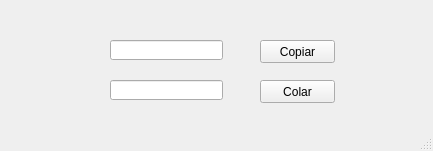
<?xml version="1.0" encoding="UTF-8"?>
<ui version="4.0">
 <class>MainWindow</class>
 <widget class="QMainWindow" name="MainWindow">
  <property name="geometry">
   <rect>
    <x>0</x>
    <y>0</y>
    <width>433</width>
    <height>151</height>
   </rect>
  </property>
  <property name="windowTitle">
   <string>MainWindow</string>
  </property>
  <widget class="QWidget" name="centralwidget">
   <widget class="QPushButton" name="pushButtonCopiar">
    <property name="geometry">
     <rect>
      <x>260</x>
      <y>40</y>
      <width>75</width>
      <height>23</height>
     </rect>
    </property>
    <property name="text">
     <string>Copiar</string>
    </property>
   </widget>
   <widget class="QPushButton" name="pushButtonColar">
    <property name="geometry">
     <rect>
      <x>260</x>
      <y>80</y>
      <width>75</width>
      <height>23</height>
     </rect>
    </property>
    <property name="text">
     <string>Colar</string>
    </property>
   </widget>
   <widget class="QLineEdit" name="lineEditInserir">
    <property name="geometry">
     <rect>
      <x>110</x>
      <y>40</y>
      <width>113</width>
      <height>20</height>
     </rect>
    </property>
   </widget>
   <widget class="QLineEdit" name="lineEditColar">
    <property name="geometry">
     <rect>
      <x>110</x>
      <y>80</y>
      <width>113</width>
      <height>20</height>
     </rect>
    </property>
   </widget>
  </widget>
  <widget class="QStatusBar" name="statusbar"/>
 </widget>
 <resources/>
 <connections>
  <connection>
   <sender>pushButtonCopiar</sender>
   <signal>pressed()</signal>
   <receiver>lineEditInserir</receiver>
   <slot>selectAll()</slot>
   <hints>
    <hint type="sourcelabel">
     <x>283</x>
     <y>51</y>
    </hint>
    <hint type="destinationlabel">
     <x>204</x>
     <y>50</y>
    </hint>
   </hints>
  </connection>
  <connection>
   <sender>pushButtonCopiar</sender>
   <signal>released()</signal>
   <receiver>lineEditInserir</receiver>
   <slot>copy()</slot>
   <hints>
    <hint type="sourcelabel">
     <x>326</x>
     <y>46</y>
    </hint>
    <hint type="destinationlabel">
     <x>140</x>
     <y>42</y>
    </hint>
   </hints>
  </connection>
  <connection>
   <sender>pushButtonColar</sender>
   <signal>clicked()</signal>
   <receiver>lineEditColar</receiver>
   <slot>paste()</slot>
   <hints>
    <hint type="sourcelabel">
     <x>292</x>
     <y>89</y>
    </hint>
    <hint type="destinationlabel">
     <x>200</x>
     <y>93</y>
    </hint>
   </hints>
  </connection>
 </connections>
</ui>
